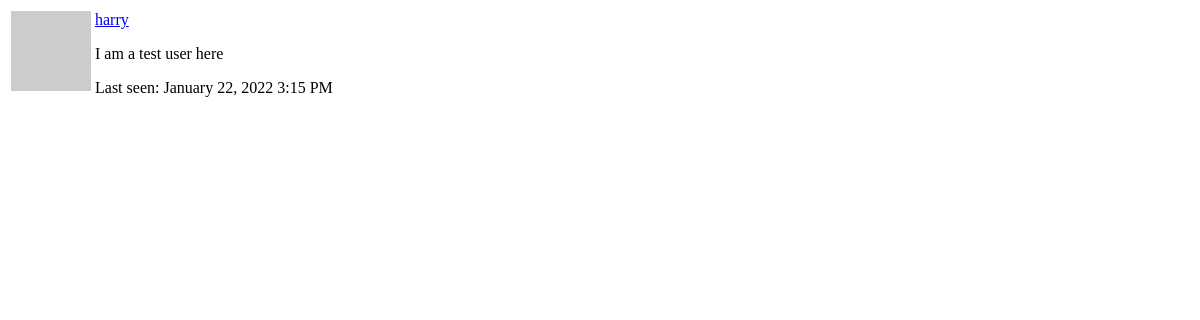
Page /user/harry/popup (signed in) on the earlier database version.
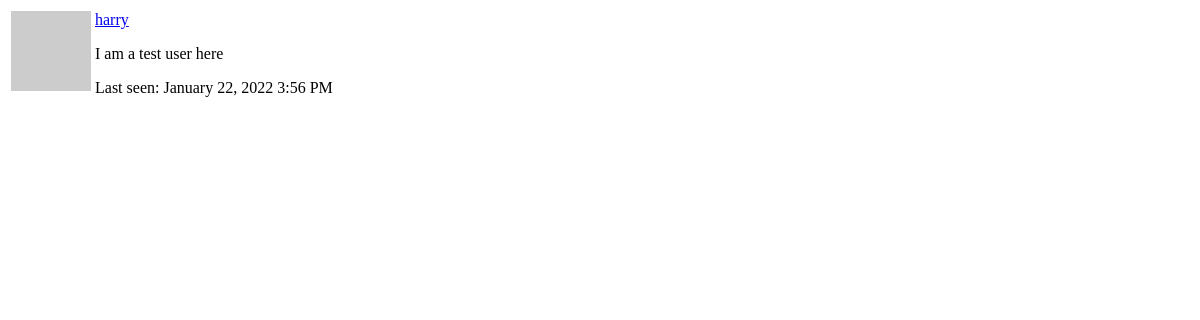
Same page on the later database version.
### app/models.py (models this page shows, shortened)
class User(UserMixin, db.Model):
    __table_name__ = 'users'
    id = db.Column(db.Integer, primary_key=True)
    username = db.Column(db.String(64), index=True, unique=True)
    email = db.Column(db.String(64), index=True, unique=True)
    password_hash = db.Column(db.String(128))
    about_me = db.Column(db.String(120))
    last_seen = db.Column(db.DateTime, default=datetime.utcnow)
    posts = db.relationship('Post', backref='author', lazy='dynamic')
    def avatar(self, size):
        digest = md5(self.email.lower().encode('utf-8')).hexdigest()
        return f'https://www.gravatar.com/avatar/{digest}?d=identicon&s={size}'

### app/routes.py (the view)
@app.route('/user/<username>/popup')
@login_required
def user_popup(username):
    user = User.query.filter_by(username=username).first_or_404()
    return render_template(
        'user_popup.html',
        user=user)

### app/models.py (called while the page is built)
@login.user_loader
def load_user(id):
    return User.query.get(int(id))

### app/routes.py (called while the page is built)
@app.before_request
def before_request():
    if current_user.is_authenticated:
        current_user.last_seen = datetime.utcnow()
        db.session.commit()

### app/templates/user_popup.html
<table class="table table-hover">
    <tr valign='top'>
        <td width='70px'>
            <img src=" {{ user.avatar(36) }} ">
        </td>
        <td>
            <p>
                <a href="{{ url_for('user', username=user.username) }}">
                    {{ user.username }}
                </a>
            </p>
            {% if user.about_me %}
            <p>
                    {{ user.about_me }}
            </p>
            {% endif %}
            <p>
                    Last seen: {{ moment(user.last_seen).format('LLL') }}
            </p>
        </td>
    </tr>
</table>

Differences in the rows shown:
changed User "harry": last_seen "January 22, 2022 3:15 PM" → "January 22, 2022 3:56 PM"
